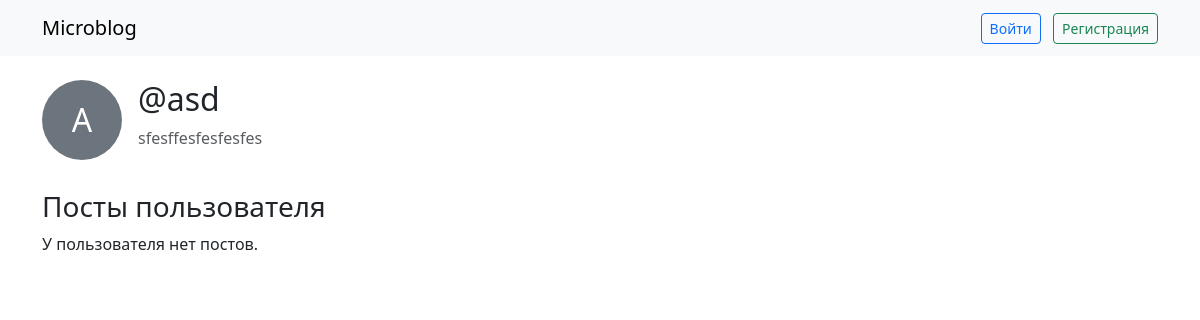
Page /profile/2/ on the earlier database version.
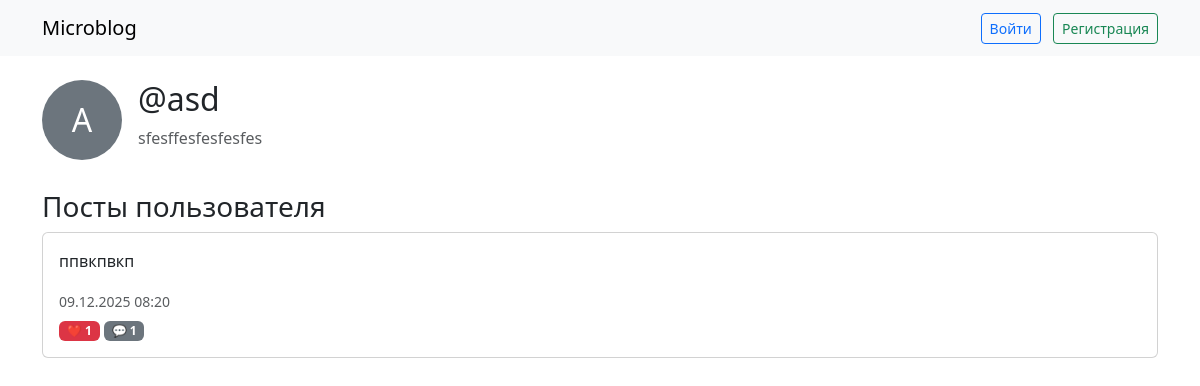
Same page on the later database version.
### blog/models.py (models this page shows, shortened)
class Post(models.Model):
    author = models.ForeignKey(User, on_delete=models.CASCADE)
    content = models.TextField()
    created_on = models.DateTimeField(auto_now_add=True)
    updated_on = models.DateTimeField(auto_now=True)
    @property
    def likes_count(self):
        return self.like_set.count()
    @property
    def comments_count(self):
        return self.comment_set.count()

### blog/views.py (the view)
# urls.py: path('profile/<int:pk>/', views.ProfileView.as_view(), name='profile'),
class ProfileView(DetailView):
    model = Profile
    template_name = 'blog/profile.html'
    context_object_name = 'profile'
    def get_context_data(self, **kwargs):
        context = super().get_context_data(**kwargs)
        posts = self.object.user.post_set.all().order_by('-created_on')
        paginator = Paginator(posts, 10)
        page_number = self.request.GET.get('page')
        context['page_obj'] = paginator.get_page(page_number)
        return context

### blog/templates/blog/profile.html (shortened to what this page needs)
{% extends 'blog/base.html' %}
{% block content %}
<div class="d-flex align-items-start mb-4">
    {% if profile.avatar %}
        <img src="{{ profile.avatar.url }}" class="rounded-circle me-3" style="width:80px;height:80px;object-fit:cover;">
    {% else %}
        <div class="bg-secondary text-white rounded-circle d-flex align-items-center justify-content-center me-3" style="width:80px;height:80px;font-size:2rem;">
            {{ profile.user.username|first|upper }}
        </div>
    {% endif %}
    <div>
        <h2>@{{ profile.user.username }}</h2>
        {% if profile.bio %}
            <p class="text-muted">{{ profile.bio }}</p>
        {% endif %}
    </div>
</div>
<h3>Посты пользователя</h3>
{% for post in page_obj %}
    <div class="card mb-2">
        <div class="card-body">
            <p>{{ post.content }}</p>
            <small class="text-muted">{{ post.created_on|date:"d.m.Y H:i" }}</small>
            <div class="mt-1">
                <span class="badge bg-danger">❤️ {{ post.likes_count }}</span>
                <span class="badge bg-secondary">💬 {{ post.comments_count }}</span>
            </div>
        </div>
    </div>
{% empty %}
    <p>У пользователя нет постов.</p>
{% endfor %}
{% endblock %}

Differences in the rows shown:
added Post: content "ппвкпвкп", created_on "09.12.2025 08:20", likes_count "1", comments_count "1"
Other differences:
text no longer shown: "У пользователя нет постов."
